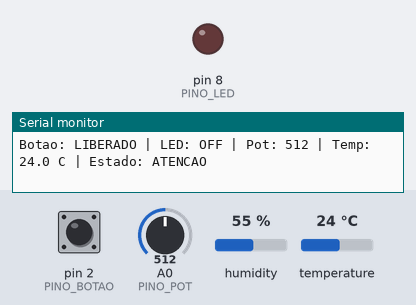
This sketch was run on a simulated Arduino Uno, built with avr-gcc and run on an emulated ATmega328P. Shown: output pins drawn as LEDs (lit = HIGH), the last lines printed to the serial monitor. Inputs (shaded band) come from the test bench; at power-on: pin 2 (PINO_BOTAO) HIGH, temperature 24 °C, A0 (PINO_POT) = 512, humidity 55 %.

Above: at 2.8 s.
2.9 s: pin 2 (PINO_BOTAO) pulled LOW for 2.35 s
At 4.3 s:
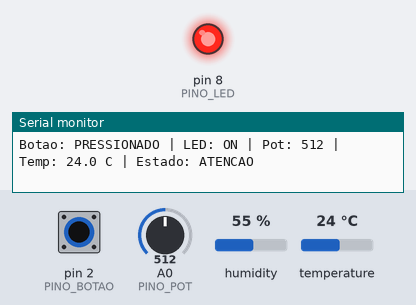
7.5 s: temperature set to 39.2 °C
10.2 s: temperature set to 40.3 °C
15.6 s: pin 2 (PINO_BOTAO) pulled LOW for 2.35 s
At 19.4 s:
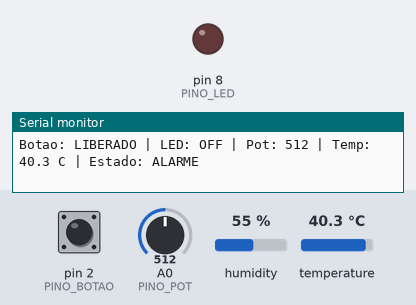
Timing chart, 0 to 20.4 s (numbered marks = the images above; inputs shaded):
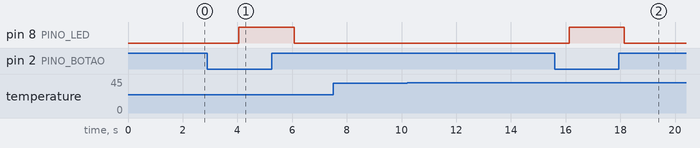

Measured:
- after the input at 2.9 s, pin 8 (PINO_LED): LOW → HIGH after 1.2 s, → LOW 2.0 s later
- after the input at 15.6 s, pin 8 (PINO_LED): LOW → HIGH after 0.53 s, → LOW 2.0 s later

The sketch:

sketch.ino
```cpp
#include <DHT.h>
#include <math.h>

const int PINO_BOTAO = 2;
const int PINO_LED = 8;
const int PINO_POT = A0;
const int PINO_DHT = 4;
DHT dht(PINO_DHT, DHT22);

void setup() {
  Serial.begin(9600);
  pinMode(PINO_BOTAO, INPUT_PULLUP);
  pinMode(PINO_LED, OUTPUT);
  digitalWrite(PINO_LED, LOW);
  dht.begin();
  Serial.println("Estacao de monitoramento - TP02");
}

void loop() {
  bool pressionado = digitalRead(PINO_BOTAO) == LOW;
  digitalWrite(PINO_LED, pressionado ? HIGH : LOW);
  int bruto = analogRead(PINO_POT);
  float temperatura = dht.readTemperature();

  const char *estado;
  if (isnan(temperatura)) {
    estado = "FALHA DE SENSOR";
  } else if (temperatura >= 40.0 || bruto >= 750) {
    estado = "ALARME";
  } else if (temperatura >= 30.0 || bruto >= 400) {
    estado = "ATENCAO";
  } else {
    estado = "NORMAL";
  }

  Serial.print("Botao: ");
  Serial.print(pressionado ? "PRESSIONADO" : "LIBERADO");
  Serial.print(" | LED: ");
  Serial.print(pressionado ? "ON" : "OFF");
  Serial.print(" | Pot: ");
  Serial.print(bruto);
  Serial.print(" | Temp: ");
  if (isnan(temperatura)) Serial.print("INVALIDA");
  else { Serial.print(temperatura, 1); Serial.print(" C"); }
  Serial.print(" | Estado: ");
  Serial.println(estado);
  delay(2000); // DHT22: intervalo de leitura >= 2 s
}
```
